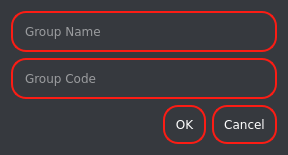
<?xml version="1.0" encoding="UTF-8"?>
<ui version="4.0">
 <class>joinGroup</class>
 <widget class="QDialog" name="joinGroup">
  <property name="geometry">
   <rect>
    <x>0</x>
    <y>0</y>
    <width>288</width>
    <height>153</height>
   </rect>
  </property>
  <property name="windowTitle">
   <string>Dialog</string>
  </property>
  <property name="styleSheet">
   <string notr="true">*
{
background-color: rgb(54, 57, 62);
color:white;
font-family: Verdana, Geneva, sans-serif;
}

QLineEdit
{
border-radius: 15px;
padding:10px;
border:2px solid #FC1C14;
color:white
}


QPushButton
{
border:2px solid #FC1C14;
border-radius: 15px;
color:white;
padding:10%;
}

QPushButton:hover
{
background-color:#FC1C14;
font-weight: bold;
}
</string>
  </property>
  <layout class="QFormLayout" name="formLayout_2">
   <item row="0" column="0" colspan="2">
    <layout class="QFormLayout" name="formLayout">
     <item row="1" column="0" colspan="2">
      <widget class="QLineEdit" name="lineEdit_groupCode">
       <property name="placeholderText">
        <string>Group Code</string>
       </property>
      </widget>
     </item>
     <item row="0" column="0" colspan="2">
      <widget class="QLineEdit" name="lineEdit_groupName">
       <property name="placeholderText">
        <string>Group Name</string>
       </property>
      </widget>
     </item>
     <item row="2" column="0" colspan="2">
      <widget class="QDialogButtonBox" name="buttonBox">
       <property name="orientation">
        <enum>Qt::Horizontal</enum>
       </property>
       <property name="standardButtons">
        <set>QDialogButtonBox::Cancel|QDialogButtonBox::Ok</set>
       </property>
      </widget>
     </item>
    </layout>
   </item>
  </layout>
 </widget>
 <resources/>
 <connections>
  <connection>
   <sender>buttonBox</sender>
   <signal>accepted()</signal>
   <receiver>joinGroup</receiver>
   <slot>accept()</slot>
   <hints>
    <hint type="sourcelabel">
     <x>248</x>
     <y>254</y>
    </hint>
    <hint type="destinationlabel">
     <x>157</x>
     <y>274</y>
    </hint>
   </hints>
  </connection>
  <connection>
   <sender>buttonBox</sender>
   <signal>rejected()</signal>
   <receiver>joinGroup</receiver>
   <slot>reject()</slot>
   <hints>
    <hint type="sourcelabel">
     <x>316</x>
     <y>260</y>
    </hint>
    <hint type="destinationlabel">
     <x>286</x>
     <y>274</y>
    </hint>
   </hints>
  </connection>
 </connections>
</ui>
